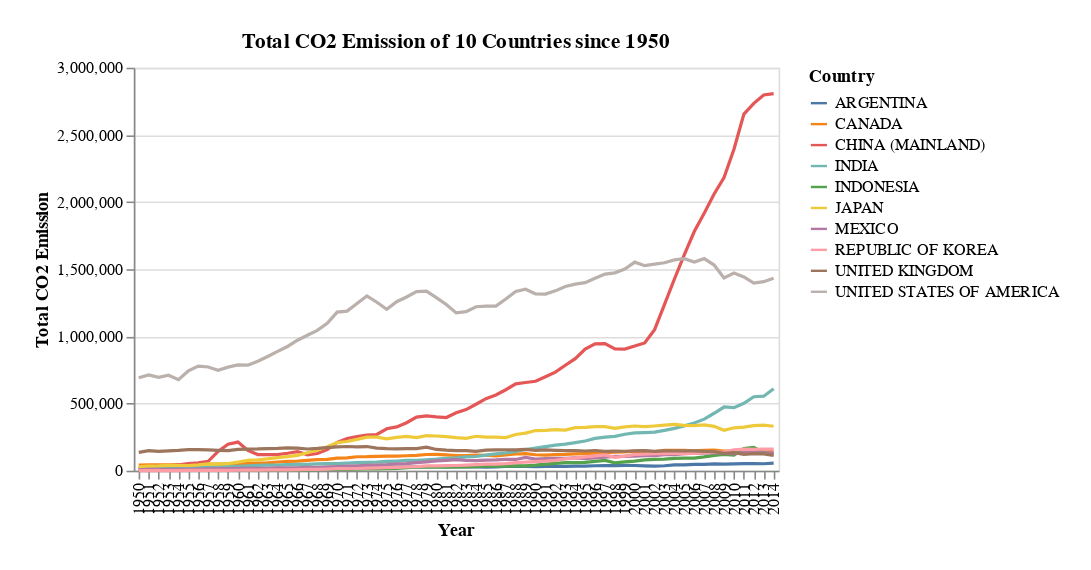

The notebook cell this image was saved under:
### Code cell
getMultiSeriesGraph(df_2c_transformed, 
                    'Year:O',
                    'Year',
                    'Total:Q', 
                    'Total CO2 Emission', 
                    'Total CO2 Emission of 10 Countries since 1950',
                    'Country')

### Figure 1 — Vega-Lite specification as saved in the notebook (floating-point values rounded to 4 significant figures; data arrays with more than 128 entries replaced by an {"elided": "..."} marker saying what was removed)
{"config": {"view": {"continuousWidth": 400, "continuousHeight": 300}, "padding": {"left": 20, "top": 20, "right": 20, "bottom": 20}}, "data": {"name": "data-b1f76dd9e283d13ce2b4271286f88908"}, "mark": "line", "encoding": {"color": {"type": "nominal", "field": "Country"}, "x": {"type": "ordinal", "axis": {"title": "Year"}, "field": "Year"}, "y": {"type": "quantitative", "axis": {"title": "Total CO2 Emission"}, "field": "Total"}}, "height": 250, "title": "Total CO2 Emission of 10 Countries since 1950", "width": 400, "$schema": "https://vega.github.io/schema/vega-lite/v4.8.1.json", "datasets": {"data-b1f76dd9e283d13ce2b4271286f88908": {"elided": "650 records"}}}
